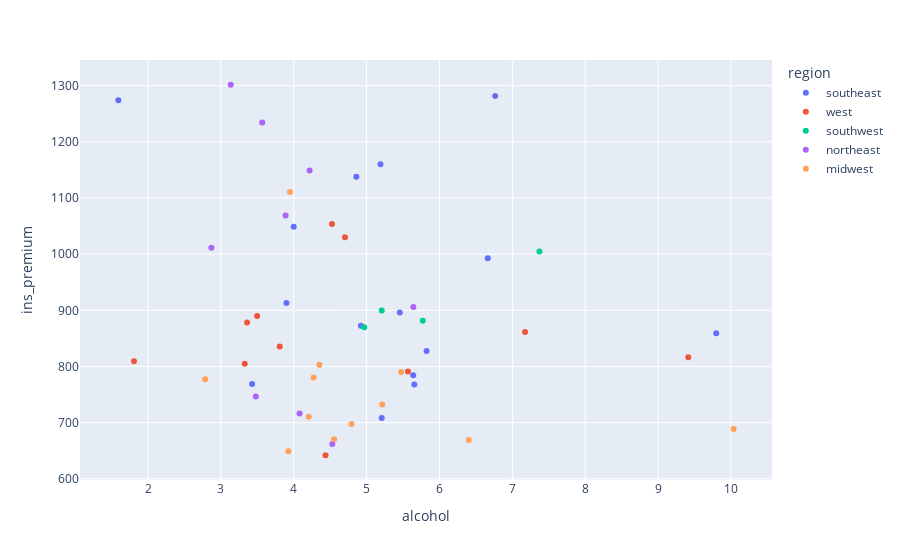

The code cell stored with this chart in its notebook:
### Markdown cell above
#### Part 2.9 (5 pts)
Are states with a higher `alcohol` value associated with states that have higher `ins_premium` values? Justify your response with one or two sentences by citing some observations from the data frame

### Code cell
# this is not necessary, but may help provide context (it is, actually, the plot from Part 3 but in plotly)
import plotly.express as px

px.scatter(df_crash, x='alcohol', y='ins_premium', hover_data= ['abbrev'], color = 'region')

### Figure 1 — Plotly figure (JSON) as saved in the notebook; plotly's stock layout.template omitted (floating-point values rounded to 4 significant figures)
{"data": [{"customdata": [["AL"], ["AR"], ["DE"], ["DC"], ["FL"], ["GA"], ["KY"], ["LA"], ["MD"], ["MS"], ["NC"], ["SC"], ["TN"], ["VA"], ["WV"]], "hovertemplate": "region=southeast<br>alcohol=%{x}<br>ins_premium=%{y}<br>abbrev=%{customdata[0]}<extra></extra>", "legendgroup": "southeast", "marker": {"color": "#636efa", "symbol": "circle"}, "mode": "markers", "name": "southeast", "orientation": "v", "showlegend": true, "type": "scatter", "x": [5.64, 5.824, 4.86, 1.593, 5.191, 3.9, 4.922, 6.765, 4, 5.456, 5.208, 9.799, 5.655, 3.429, 6.664], "xaxis": "x", "y": [784.5, 827.3, 1138.0, 1274.0, 1160.0, 913.1, 872.5, 1282.0, 1049.0, 896.1, 708.2, 859.0, 767.9, 769.0, 992.6], "yaxis": "y"}, {"customdata": [["AK"], ["CA"], ["CO"], ["HI"], ["ID"], ["MT"], ["NV"], ["OR"], ["UT"], ["WA"], ["WY"]], "hovertemplate": "region=west<br>alcohol=%{x}<br>ins_premium=%{y}<br>abbrev=%{customdata[0]}<extra></extra>", "legendgroup": "west", "marker": {"color": "#EF553B", "symbol": "circle"}, "mode": "markers", "name": "west", "orientation": "v", "showlegend": true, "type": "scatter", "x": [4.525, 3.36, 3.808, 7.175, 4.437, 9.416, 4.704, 3.328, 1.808, 3.498, 5.568], "xaxis": "x", "y": [1053.0, 878.4, 835.5, 861.2, 642.0, 816.2, 1030.0, 804.7, 809.4, 890.0, 791.1], "yaxis": "y"}, {"customdata": [["AZ"], ["NM"], ["OK"], ["TX"]], "hovertemplate": "region=southwest<br>alcohol=%{x}<br>ins_premium=%{y}<br>abbrev=%{customdata[0]}<extra></extra>", "legendgroup": "southwest", "marker": {"color": "#00cc96", "symbol": "circle"}, "mode": "markers", "name": "southwest", "orientation": "v", "showlegend": true, "type": "scatter", "x": [5.208, 4.968, 5.771, 7.372], "xaxis": "x", "y": [899.5, 869.9, 881.5, 1005.0], "yaxis": "y"}, {"customdata": [["CT"], ["ME"], ["MA"], ["NH"], ["NJ"], ["NY"], ["PA"], ["RI"], ["VT"]], "hovertemplate": "region=northeast<br>alcohol=%{x}<br>ins_premium=%{y}<br>abbrev=%{customdata[0]}<extra></extra>", "legendgroup": "northeast", "marker": {"color": "#ab63fa", "symbol": "circle"}, "mode": "markers", "name": "northeast", "orientation": "v", "showlegend": true, "type": "scatter", "x": [3.888, 4.53, 2.87, 3.48, 3.136, 3.567, 5.642, 4.218, 4.08], "xaxis": "x", "y": [1069.0, 661.9, 1011.0, 746.5, 1302.0, 1234.0, 906.0, 1149.0, 716.2], "yaxis": "y"}, {"customdata": [["IL"], ["IN"], ["IA"], ["KS"], ["MI"], ["MN"], ["MO"], ["NE"], ["ND"], ["OH"], ["SD"], ["WI"]], "hovertemplate": "region=midwest<br>alcohol=%{x}<br>ins_premium=%{y}<br>abbrev=%{customdata[0]}<extra></extra>", "legendgroup": "midwest", "marker": {"color": "#FFA15A", "symbol": "circle"}, "mode": "markers", "name": "midwest", "orientation": "v", "showlegend": true, "type": "scatter", "x": [4.352, 4.205, 3.925, 4.272, 3.948, 2.784, 5.474, 5.215, 10.04, 4.794, 6.402, 4.554], "xaxis": "x", "y": [803.1, 710.5, 649.1, 780.5, 1111.0, 777.2, 790.3, 732.3, 688.8, 697.7, 669.3, 670.3], "yaxis": "y"}], "layout": {"legend": {"title": {"text": "region"}, "tracegroupgap": 0}, "margin": {"t": 60}, "xaxis": {"anchor": "y", "domain": [0, 1], "title": {"text": "alcohol"}}, "yaxis": {"anchor": "x", "domain": [0, 1], "title": {"text": "ins_premium"}}}}
